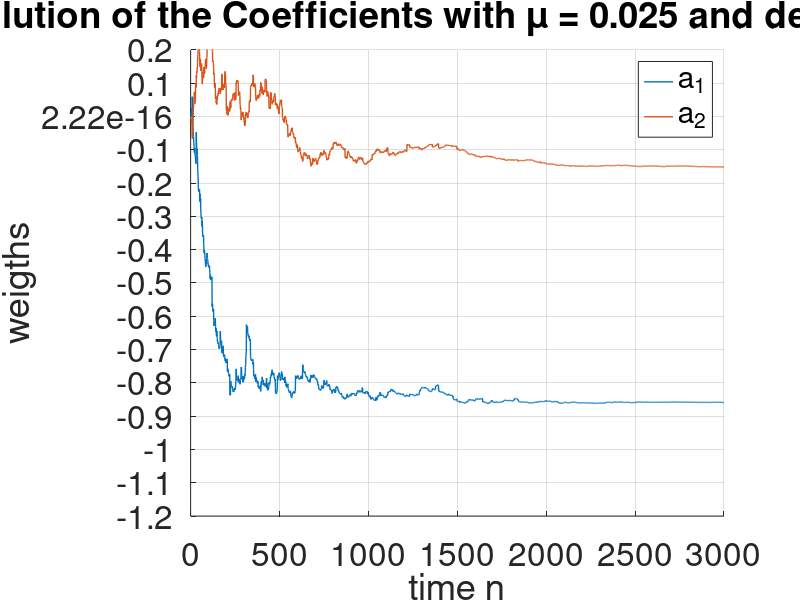

MATLAB code to generate this figure:
clear all

rng(1)

N = 3000;
eta = randn(N,1);

b = 1;
a = [1 0.9 0.2];

x = filter(b, a, eta);

mu_init = 0.025;
mu = mu_init;

p = 2;
w = zeros(p, 1);
W = zeros(p, p);

xhat = zeros(N, 1);
e = zeros(N, 1);
for n = p+1:N
    
    x_tmp = flip(x(n-2:n-1));
    xhat(n) = dot(w, x_tmp);
    
    e(n) = x(n) - xhat(n);
    
    mu_tmp = mu / (dot(x_tmp,x_tmp) + 0.001);
    %mu_tmp = mu;
    
    w = w + x_tmp.* (mu_tmp * e(n));
    W = [W w];
    
    decay_rate = 0.998;
    mu = mu * decay_rate;
end


figure
hold on
plot(W(1,:), 'LineWidth', 1)
plot(W(2,:), 'LineWidth', 1)

legend('a_1', 'a_2')
ylabel('weigths')
xlabel('time n')
yticks(-1.2:0.1:0.2)
ylim([-1.2 0.2])
grid on
set(gca,'FontSize',24)
title(['Time Evolution of the Coefficients with \mu = ', num2str(mu_init), ' and decay rate = ', num2str(decay_rate)])
xlim([0 N])